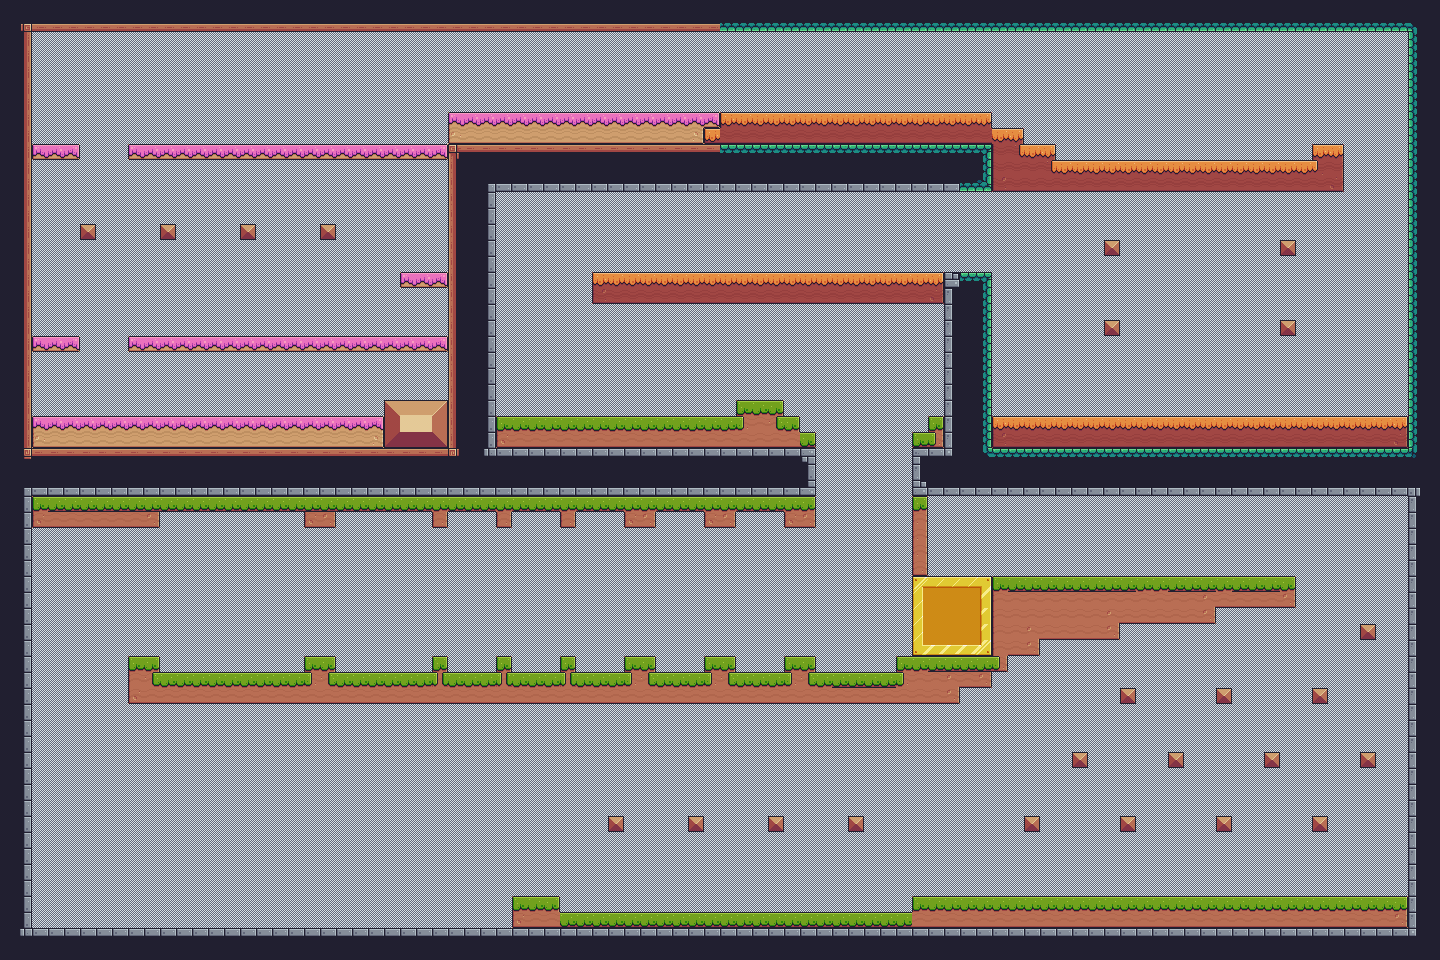

Tiled map render using the project's own tile images. Description and the map definition, with tile-layer contents summarised, below:
An orthogonal 90x60 tile map with 16x16 px tiles, 2 tile layers (prototype, terrain).

<map version="1.9" tiledversion="1.9.2" orientation="orthogonal" renderorder="right-down" width="90" height="60" tilewidth="16" tileheight="16" infinite="0" nextlayerid="3" nextobjectid="1">
 <tileset firstgid="1" source="Terrains.tsx" />
 <layer id="1" name="prototype" width="90" height="60">
  <data>[5400 cells, 5400 non-empty, 10 distinct tile ids]</data>
 </layer>
 <layer id="2" name="terrain" width="90" height="60">
  <properties>
   <property name="DeleteTiles" type="bool" value="true" />
  </properties>
  <data>[5400 cells, 1773 non-empty, 89 distinct tile ids]</data>
 </layer>
</map>
